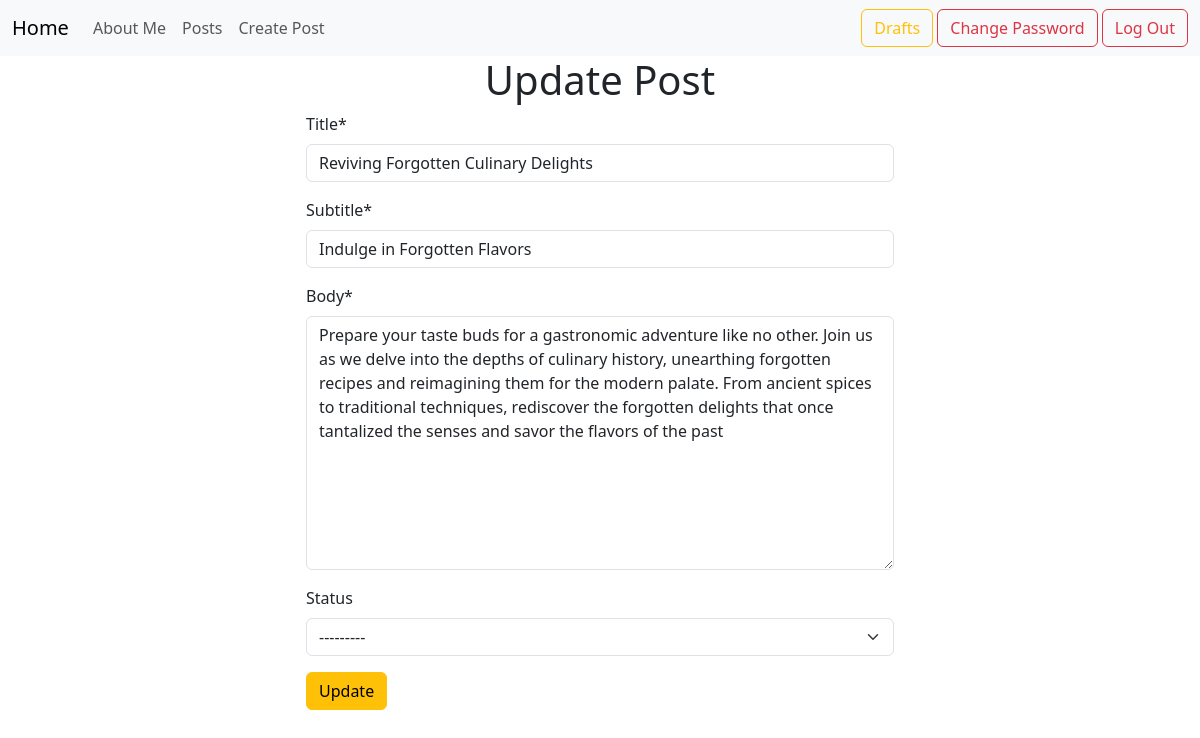
The page /posts/2/edit/ (signed in) on the database its author committed.
### posts/models.py (models this page shows, shortened)
class Post(models.Model):
    title = models.CharField(max_length=128)
    subtitle = models.CharField(max_length=256)
    body = models.TextField()
    author = models.ForeignKey(
        get_user_model(),
        on_delete=models.CASCADE
    )
    created_on = models.DateTimeField(auto_now_add=True)
    status = models.ForeignKey(
        Status,
        on_delete=models.CASCADE,
        blank=True, null=True
    )

### posts/views.py (the view)
# urls.py: path("<int:pk>/edit/", views.PostUpdateView.as_view(), name="edit"),
class PostUpdateView(LoginRequiredMixin, UserPassesTestMixin, UpdateView):
    template_name = "posts/edit.html"
    model = Post
    fields = ["title", "subtitle", "body", "status"]
    def test_func(self):
        post = self.get_object()
        return post.author == self.request.user

### posts/models.py (called while the page is built)
    def __str__(self):
        return self.name

### templates/posts/edit.html (shortened to what this page needs)
{% extends 'base.html' %}
{% load crispy_forms_tags %}
{% block content %}
    <div class="row d-flex justify-content-center">
        <div class="col-md-6">
            <div class="d-flex justify-content-center">
                <h1>Update Post</h1>
            </div>
            <form method="POST">
                {{ form|crispy }}
                <input type="submit" class="btn btn-warning" value="Update">
            </form>
        </div>
    </div>
{% endblock content %}

### rows shown on the page
Post: title "Reviving Forgotten Culinary Delights", subtitle "Indulge in Forgotten Flavors", body "Prepare your taste buds for a gastronomic adventure like no other. Join us as we delve into the depths of culinary history, unearthing forgotten recipes and reimagining them for the modern palate. From ancient spices to traditional techniques, rediscover the forgotten delights that once tantalized the senses and savor the flavors of the past", status "---------"
